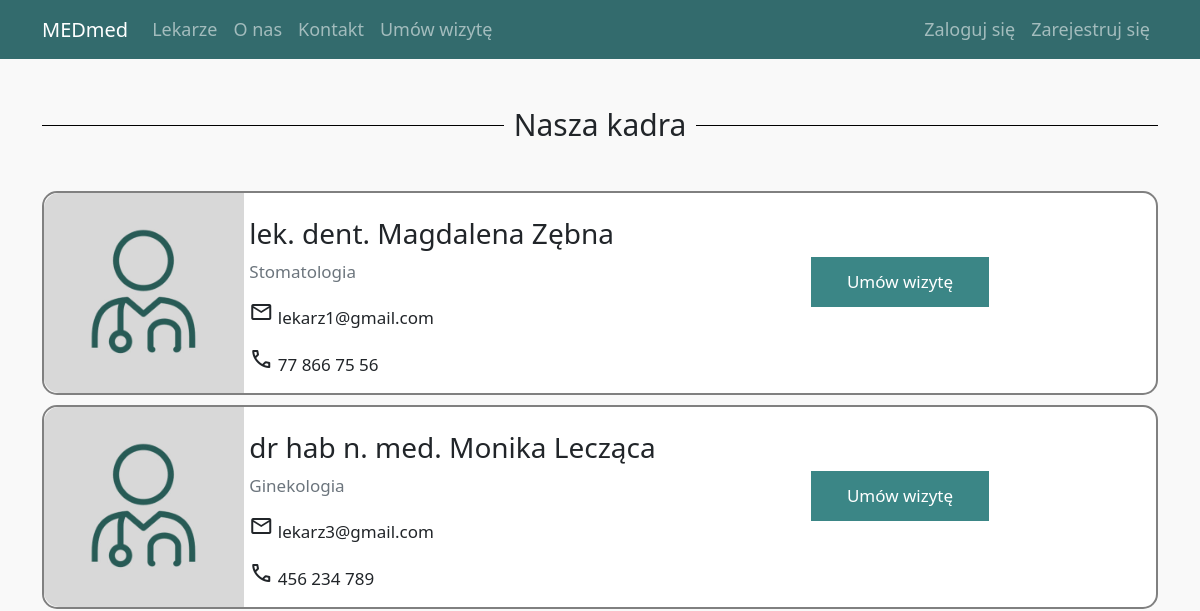
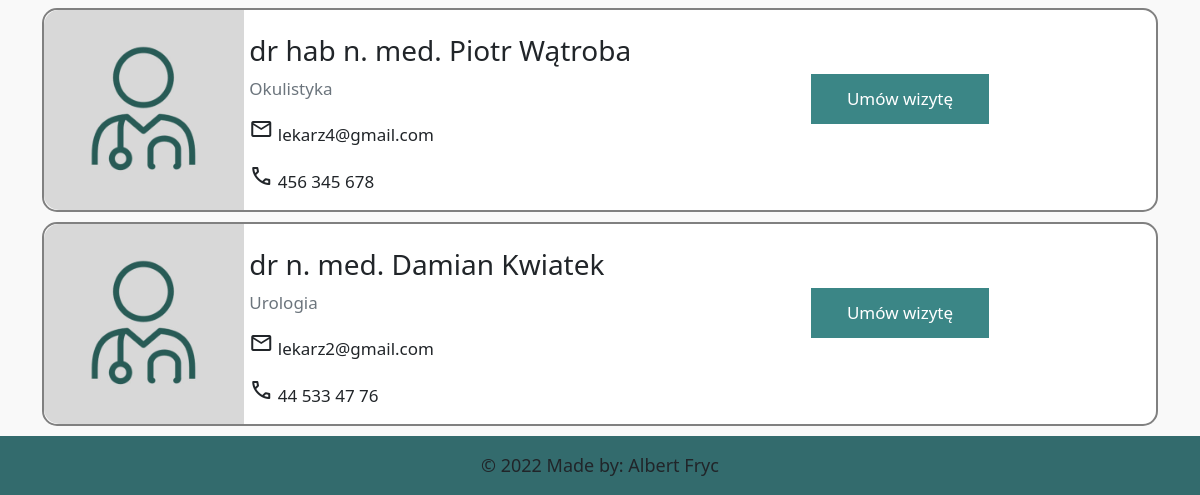
/lekarze/, run on an earlier commit of the app's database (2 pictures, top to bottom).
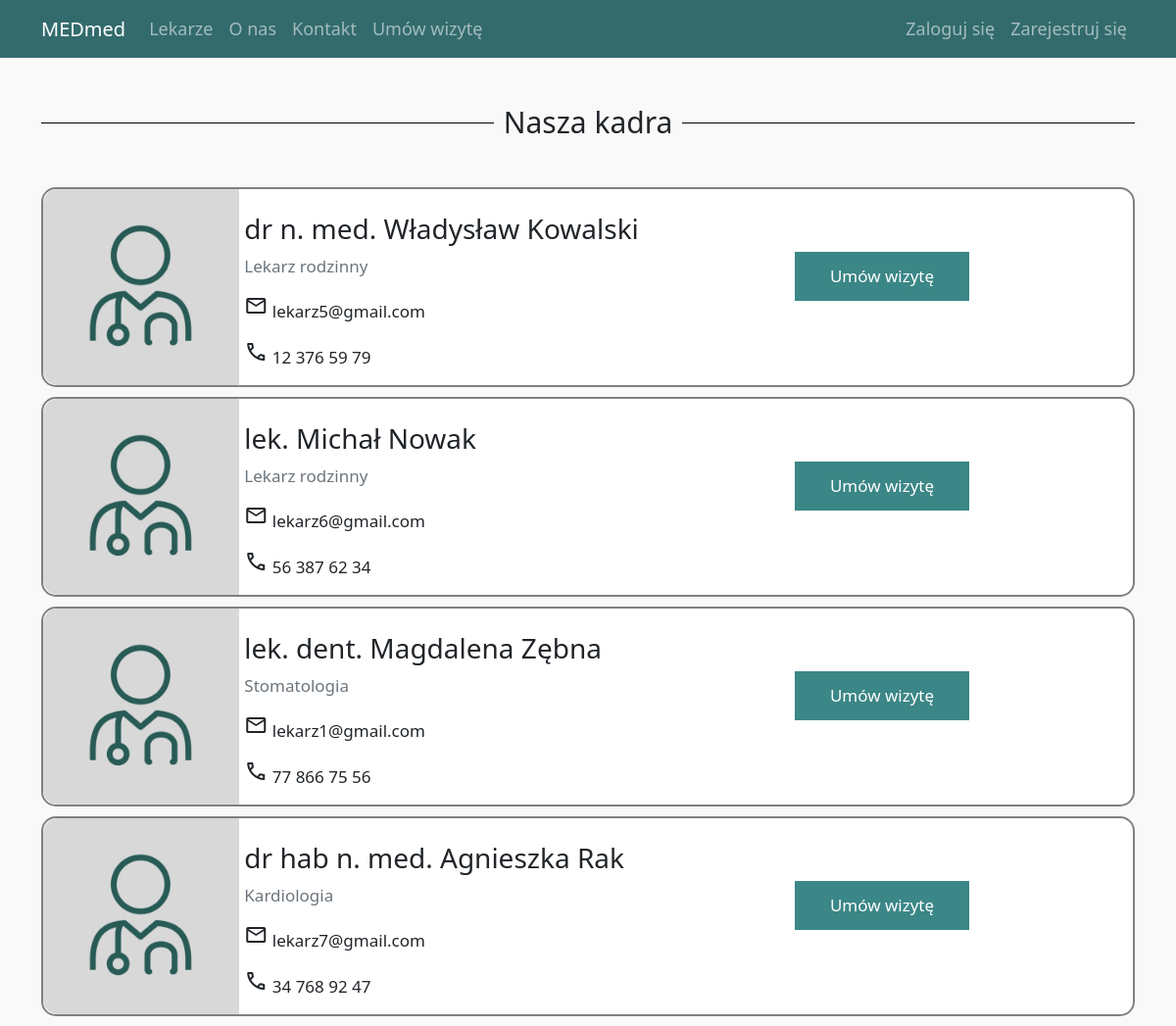
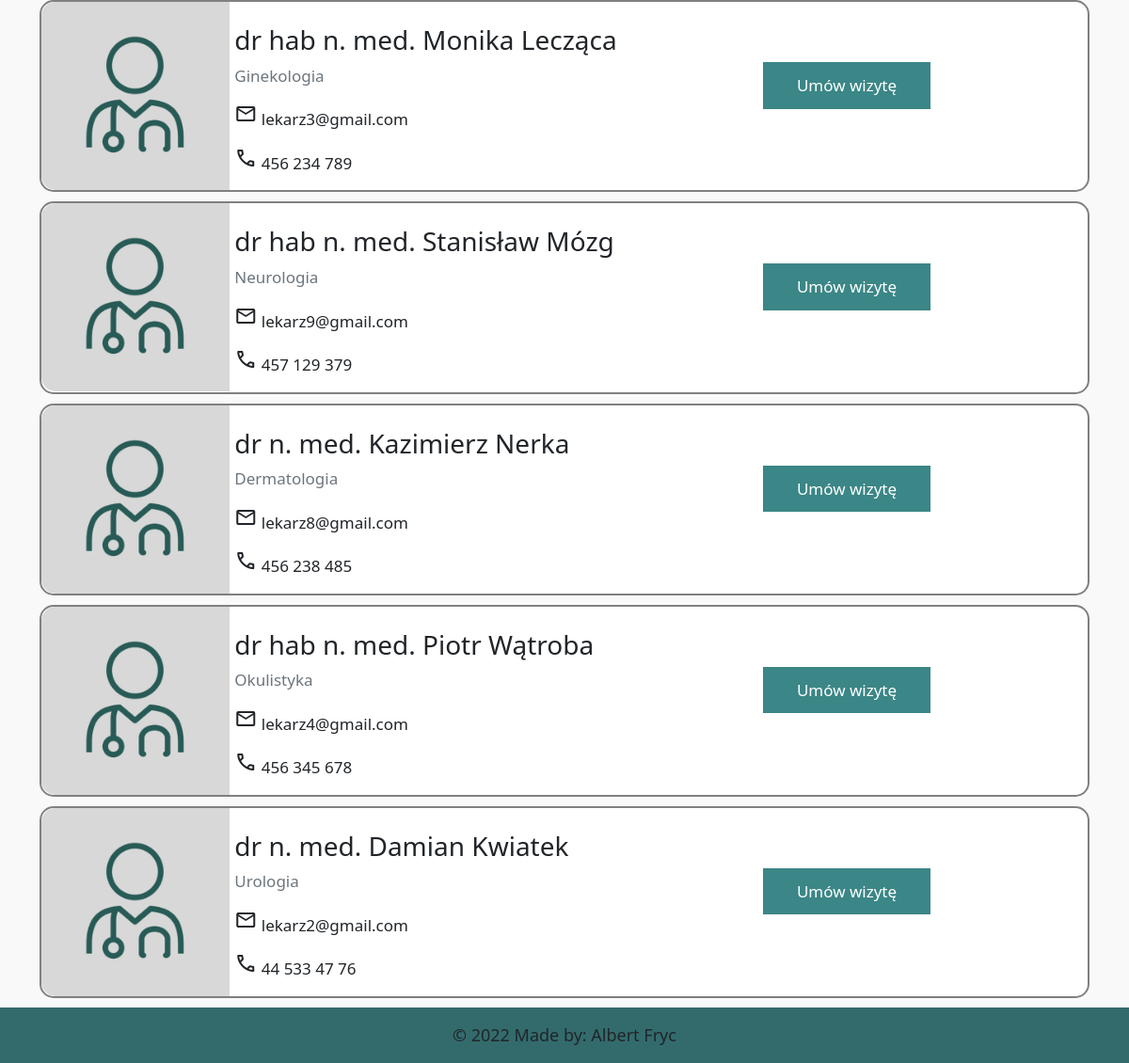
And on a later commit of the database (2 pictures, top to bottom).
### users/models.py (models this page shows, shortened)
class MyUser(AbstractUser):
    username = None
    type_choices = (
        ('M', 'Moderator'),
        ('L', 'Lekarz'),
        ('P', 'Pacjent')
    )
    user_type = models.CharField('Typ', max_length=1, choices=type_choices, default='P')
    email = models.EmailField(('Adres email'), unique=True)
    imie = models.CharField(('Imię'), max_length = 25, blank=True, null=True)
    nazwisko = models.CharField(('Nazwisko'), max_length = 50, blank=True, null=True)
    telefon = PhoneNumberField(('Telefon'), unique=True, blank=True, null=True)
    USERNAME_FIELD = 'email'
    REQUIRED_FIELDS = []

class Lekarze(MyUser):
    username = None
    image = models.ImageField(default='docdef.jpg', upload_to='konto_pics')
    specjalizacja = models.CharField(('Specjalizacja'), max_length=50, choices=SPECIALIZATION_CHOICES, blank=True, null=True)
    tytul = models.CharField(('Tytuł'), max_length=15, choices=TITLE_CHOICES, blank=True, null=True)
    USERNAME_FIELD = 'email'
    REQUIRED_FIELDS = []
    class Meta:
        ordering = ['specjalizacja', 'nazwisko']
        verbose_name_plural = 'Lekarze'

class MyUser(AbstractUser):
    username = None
    type_choices = (
        ('M', 'Moderator'),
        ('L', 'Lekarz'),
        ('P', 'Pacjent')
    )
    user_type = models.CharField('Typ', max_length=1, choices=type_choices, default='P')
    email = models.EmailField(('Adres email'), unique=True)
    imie = models.CharField(('Imię'), max_length = 25, blank=True, null=True)
    nazwisko = models.CharField(('Nazwisko'), max_length = 50, blank=True, null=True)
    telefon = PhoneNumberField(('Telefon'), unique=True, blank=True, null=True)
    USERNAME_FIELD = 'email'
    REQUIRED_FIELDS = []

### rezerwacje/views.py (the view)
# urls.py: path('lekarze/', views.lekarze, name='rezerwacje-lekarze'),
def lekarze(request):
    context ={
        'lekarze': Lekarze.objects.all(),
        "title" : "Lekarze"
    }
    return render(request, 'rezerwacje/lekarze.html', context)

### rezerwacje/templates/rezerwacje/lekarze.html (shortened to what this page needs)
{% extends "rezerwacje/base.html" %}
{% block content %}
<div id="tyt" style="margin-bottom: 3rem;"><h2 id="had"><span id="spad">Nasza kadra</span></h2></div>
{% for post in lekarze %}
<div id="olek">
<div class="row">
    <div class="col-5 col-sm-5 col-md-5 col-lg-3 col-xl-2">
<img id="lek" src="{{ post.image.url }}">
</div>
<div class="col-6 col-sm-6 col-md-6 col-lg-6 col-xl-5" style="margin-left: 1rem;">
<h3 style="margin-top: 1.5rem;">{{ post.get_tytul_display}} {{ post.imie }} {{ post.nazwisko }}</h3>
<p class="text-secondary"> {{ post.get_specjalizacja_display }}</p>
<p><span class="material-symbols-outlined">mail
</span> {{ post.email }}</p>
<p><span class="material-symbols-outlined">
    </span> {{ post.telefon }}</p>
</div>
<div class="col col-lg-12 col-xl-4" style="text-align:center ;">
    <a href="{% url 'rezerwacje-rezerwuj' post.id %}"><button id="btn" style="margin-top: 4rem; margin-bottom: 1rem;">Umów wizytę</button></a>
</div>
</div>
</div>
{% endfor %}
{% endblock content %}

### rezerwacje/templates/rezerwacje/base.html (shortened to what this page needs)
{% load static %}
<!DOCTYPE html>
<html>
<head>
  <link  rel="stylesheet" href="https://cdn.jsdelivr.net/npm/bootstrap@5.1.3/dist/css/bootstrap.min.css">
  <link rel="stylesheet" href="https://cdnjs.cloudflare.com/ajax/libs/font-awesome/6.1.1/css/all.min.css">
  <link rel="stylesheet" type="text/css" href="{% static 'rezerwacje/style.css' %}">
</head>
<body>
  <nav class="navbar navbar-expand-sm navbar-dark" id="nv">
    <div class="container">
      <a class="navbar-brand" href="{% url 'rezerwacje-home' %}">MEDmed</a>
      <div class="collapse navbar-collapse" id="mynavbar">
        <ul class="navbar-nav me-auto">
          <li class="nav-item">
            <a class="nav-link" href="{% url 'rezerwacje-lekarze' %}">Lekarze</a>
          </li>
          <li class="nav-item">
            <a class="nav-link" href="{% url 'rezerwacje-onas' %}">O nas</a>
          </li>
          <li class="nav-item">
              <a class="nav-link" href="{% url 'rezerwacje-kontakt' %}">Kontakt</a>
            </li>
          <li class="nav-item">
            <a class="nav-link" href="{% url 'rezerwacje-umow' %}">Umów wizytę</a>
          </li>
        </ul>
        <ul class="nav navbar-nav navbar-right">
        {% if user.is_authenticated %}
        <li class="nav-item dropdown bg" >
          <a class="nav-link dropdown-toggle" href="#" role="button" data-bs-toggle="dropdown" aria-expanded="false">
            {% if user.is_superuser %}
            Admin
            {% elif user.is_moderator %}
            {{ user.imie }} {{ user.nazwisko }}
            {% elif user.is_patient %}
            <img src="{{ user.pacjenci.image.url }}" style="width: 25px; margin-right:5px; border: solid 1px;">{{ user.imie }} {{ user.nazwisko }}
            {% elif user.is_doctor %}
            <img src="{{ user.lekarze.image.url }}" style="width: 25px; margin-right:5px; border: solid 1px;">{{ user.imie }} {{ user.nazwisko }}
            {% endif %}
          </a>
          <ul class="dropdown-menu">
            <li class="nav-item">
              <a class="dropdown-item" href="{% url 'konto' %}">Moje konto</a>
          </li>
          {% if user.is_patient %}
          <li class="nav-item">
            <a class="dropdown-item" href="{% url 'rezerwacje-moje' %}">Moje rezerwacje</a>
        </li>
          {% elif user.is_doctor %}
          <li class="nav-item">
            <a class="dropdown-item" href="{% url 'rezerwacje-wizyty' %}">Przeglądaj wizyty</a>
        </li>
          {% endif %}
          <li class="nav-item">
            <a class="dropdown-item" href="{% url 'wyloguj' %}">Wyloguj się</a>
        </li>
          </ul>
        </li>
        {% else %}
            <li class="nav-item">
                <a class="nav-link" href="{% url 'loguj' %}">Zaloguj się</a>
            </li>
            <li class="nav-item">
                <a class="nav-link" href="{% url 'rejestruj' %}">Zarejestruj się</a>
            </li>
        {% endif %}
         </ul>
      </div>
    </div>
  </nav>
  <div class="container" style="margin-top: 3rem;">
    {% block content %}{% endblock %}
  </div>
<footer id="ft">
    <div class="text-center p-3">
      © 2022 Made by: Albert Fryc
    </div>
  </footer>
</body>
</html>

### rezerwacje/static/rezerwacje/style.css (style rules this page uses)
body { background-color: #f9f9f9; font-size: 17px; }
#nv, #ft { background-color: #336b6d; font-size: 18px; }
#tyt { background-color: #f9f9f9; text-align: center; }
#lek { width: 200px; border-radius: 15px 0px 0px 15px ; }
#olek { border-radius: 15px; border: 2px solid grey; margin-bottom: 10px; background-color: white; }
#btn { text-align: center; }
#btn { background-color: #3b8686; width: 50%; color: white; padding: 10px; margin: 5px 0px; border: 2px solid #3b8686; cursor: pointer; text-align: center; }
#had { position: relative; font-size: 30px; z-index: 1; overflow: hidden; text-align: center; }
#had:before, #had:after { position: absolute; top: 51%; overflow: hidden; width: 50%; height: 1px; content: '\a0'; background-color: black; }
#had:before { margin-left: -50%; text-align: right; }
#spad { padding:0 10px; }

What changed in the data, as far as the page shows it:
added Lekarze: image (picture), tytul "dr n. med.", imie "Władysław", nazwisko "Kowalski", specjalizacja "Lekarz rodzinny", email "lekarz5@gmail.com", telefon "12 376 59 79"
added Lekarze: image (picture), tytul "lek.", imie "Michał", nazwisko "Nowak", specjalizacja "Lekarz rodzinny", email "lekarz6@gmail.com", telefon "56 387 62 34"
added Lekarze: image (picture), tytul "dr hab n. med.", imie "Agnieszka", nazwisko "Rak", specjalizacja "Kardiologia", email "lekarz7@gmail.com", telefon "34 768 92 47"
added Lekarze: image (picture), tytul "dr hab n. med.", imie "Stanisław", nazwisko "Mózg", specjalizacja "Neurologia", email "lekarz9@gmail.com", telefon "457 129 379"
added Lekarze: image (picture), tytul "dr n. med.", imie "Kazimierz", nazwisko "Nerka", specjalizacja "Dermatologia", email "lekarz8@gmail.com", telefon "456 238 485"
